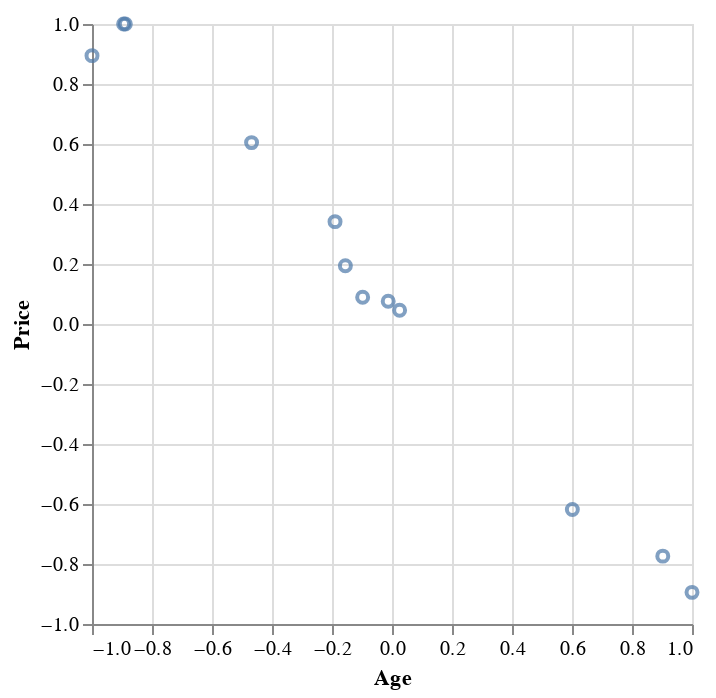

Here is the notebook cell this chart was saved with:
### Code cell
# prompt: Using dataframe correlation_matrix: scatter plot

import altair as alt

# Create a scatter plot with 'Age' on the x-axis and 'Price' on the y-axis.
chart = alt.Chart(correlation_matrix).mark_point().encode(
    x='Age',
    y='Price'
)

chart

### Figure 1 — Vega-Lite specification as saved in the notebook (floating-point values rounded to 4 significant figures)
{"config": {"view": {"continuousWidth": 300, "continuousHeight": 300}}, "data": {"name": "data-a42248903b668ad8b1dd14847df6f81a"}, "mark": {"type": "point"}, "encoding": {"x": {"field": "Age", "type": "quantitative"}, "y": {"field": "Price", "type": "quantitative"}}, "$schema": "https://vega.github.io/schema/vega-lite/v5.20.1.json", "datasets": {"data-a42248903b668ad8b1dd14847df6f81a": [{"Id": 1.0, "Price": -0.7738, "Age": 0.9026, "KM": 0.3625, "HP": -0.2019, "Metallic": -0.07726, "Automatic": 0.05606, "Doors": -0.1334, "Gears": -0.05416, "Weight": -0.3907, "Year": -0.9026, "price_per_year": -0.77}, {"Id": -0.7738, "Price": 1.0, "Age": -0.8946, "KM": -0.6184, "HP": 0.3412, "Metallic": 0.08942, "Automatic": 0.04556, "Doors": 0.1941, "Gears": 0.0758, "Weight": 0.6046, "Year": 0.8946, "price_per_year": 0.9999}, {"Id": 0.9026, "Price": -0.8946, "Age": 1.0, "KM": 0.6012, "HP": -0.1899, "Metallic": -0.09783, "Automatic": 0.02536, "Doors": -0.1554, "Gears": -0.01265, "Weight": -0.4681, "Year": -1.0, "price_per_year": -0.889}, {"Id": 0.3625, "Price": -0.6184, "Age": 0.6012, "KM": 1.0, "HP": -0.08071, "Metallic": -0.05097, "Automatic": -0.05548, "Doors": -0.06186, "Gears": 0.03576, "Weight": -0.2705, "Year": -0.6012, "price_per_year": -0.6179}, {"Id": -0.2019, "Price": 0.3412, "Age": -0.1899, "KM": -0.08071, "HP": 1.0, "Metallic": 0.0487, "Automatic": -0.04036, "Doors": 0.1231, "Gears": 0.2456, "Weight": 0.5174, "Year": 0.1899, "price_per_year": 0.3452}, {"Id": -0.07726, "Price": 0.08942, "Age": -0.09783, "KM": -0.05097, "HP": 0.0487, "Metallic": 1.0, "Automatic": -0.02356, "Doors": 0.08119, "Gears": 0.02353, "Weight": 0.06272, "Year": 0.09783, "price_per_year": 0.08871}, {"Id": 0.05606, "Price": 0.04556, "Age": 0.02536, "KM": -0.05548, "HP": -0.04036, "Metallic": -0.02356, "Automatic": 1.0, "Doors": -0.02704, "Gears": -0.07619, "Weight": 0.1539, "Year": -0.02536, "price_per_year": 0.04772}, {"Id": -0.1334, "Price": 0.1941, "Age": -0.1554, "KM": -0.06186, "HP": 0.1231, "Metallic": 0.08119, "Automatic": -0.02704, "Doors": 1.0, "Gears": -0.1743, "Weight": 0.383, "Year": 0.1554, "price_per_year": 0.195}, {"Id": -0.05416, "Price": 0.0758, "Age": -0.01265, "KM": 0.03576, "HP": 0.2456, "Metallic": 0.02353, "Automatic": -0.07619, "Doors": -0.1743, "Gears": 1.0, "Weight": 0.08739, "Year": 0.01265, "price_per_year": 0.07822}, {"Id": -0.3907, "Price": 0.6046, "Age": -0.4681, "KM": -0.2705, "HP": 0.5174, "Metallic": 0.06272, "Automatic": 0.1539, "Doors": 0.383, "Gears": 0.08739, "Weight": 1.0, "Year": 0.4681, "price_per_year": 0.606}, {"Id": -0.9026, "Price": 0.8946, "Age": -1.0, "KM": -0.6012, "HP": 0.1899, "Metallic": 0.09783, "Automatic": -0.02536, "Doors": 0.1554, "Gears": 0.01265, "Weight": 0.4681, "Year": 1.0, "price_per_year": 0.889}, {"Id": -0.77, "Price": 0.9999, "Age": -0.889, "KM": -0.6179, "HP": 0.3452, "Metallic": 0.08871, "Automatic": 0.04772, "Doors": 0.195, "Gears": 0.07822, "Weight": 0.606, "Year": 0.889, "price_per_year": 1.0}]}}
